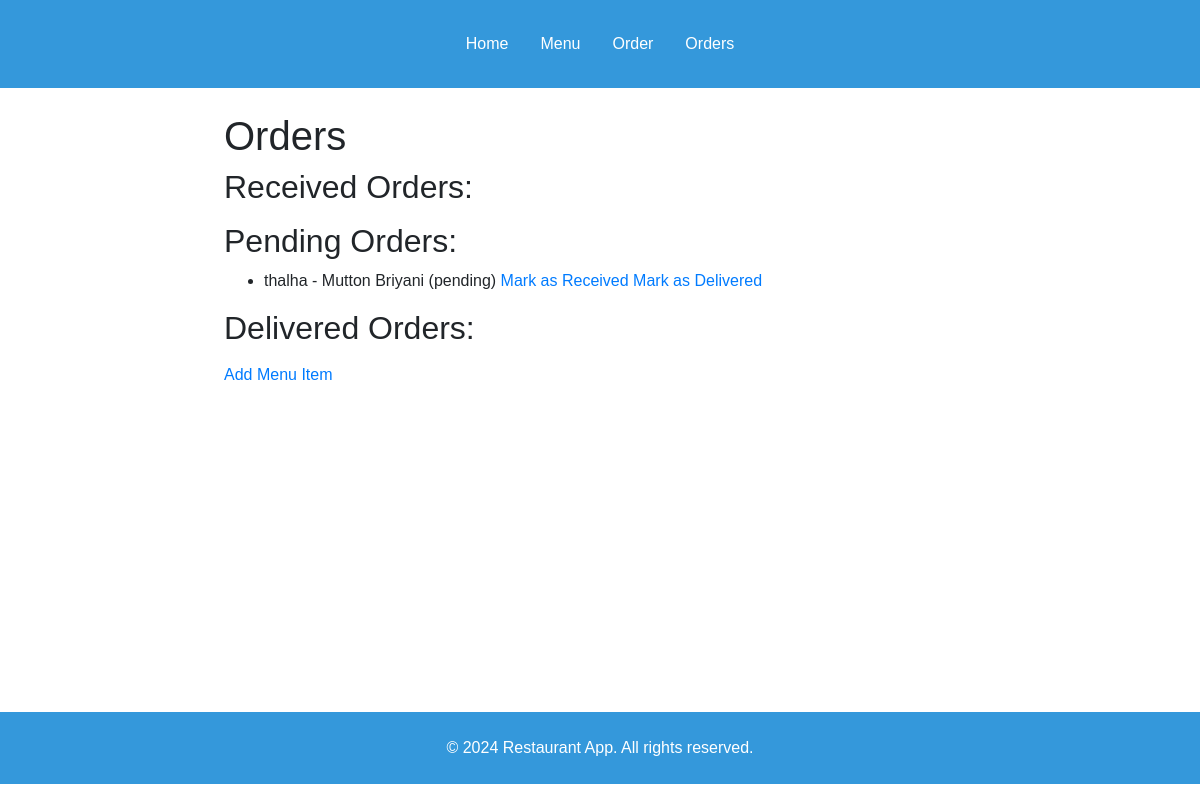
/owner, run on the app's committed database.
### app.py (models this page shows, shortened)
class Order(db.Model):
    id = db.Column(db.Integer, primary_key=True)
    customer_id = db.Column(db.Integer, db.ForeignKey('customer.id'), nullable=False)
    customer = db.relationship('Customer', backref=db.backref('orders', lazy=True))
    menu_item_id = db.Column(db.Integer, db.ForeignKey('menu_item.id'), nullable=False)
    menu_item = db.relationship('MenuItem', backref=db.backref('orders', lazy=True))
    status = db.Column(db.String(50), nullable=False, default='pending')

class Customer(db.Model):
    id = db.Column(db.Integer, primary_key=True)
    name = db.Column(db.String(100), nullable=False)
    email = db.Column(db.String(100), nullable=False, unique=True)

class MenuItem(db.Model):
    id = db.Column(db.Integer, primary_key=True)
    name = db.Column(db.String(100), nullable=False)
    price = db.Column(db.Float, nullable=False)

### app.py (the view)
@app.route('/owner')
def owner():
    orders = Order.query.all()
    received_orders = [order for order in orders if order.status == 'received']
    pending_orders = [order for order in orders if order.status == 'pending']
    delivered_orders = [order for order in orders if order.status == 'delivered']
    return render_template('owner.html', received_orders=received_orders, pending_orders=pending_orders, delivered_orders=delivered_orders)

### templates/owner.html (shortened to what this page needs)
{% extends "base.html" %}
{% block content %}
    <h1>Orders</h1>
    <h2>Received Orders:</h2>
    <h2>Pending Orders:</h2>
    <ul>
    {% for order in pending_orders %}
        <li>{{ order.customer.name }} - {{ order.menu_item.name }} ({{ order.status }}) <a href="{{ url_for('update_status', order_id=order.id, status='received') }}">Mark as Received</a> <a href="{{ url_for('update_status', order_id=order.id, status='delivered') }}">Mark as Delivered</a></li>
    {% endfor %}
    </ul>
    <h2>Delivered Orders:</h2>
    <p><a href="{{ url_for('menu_app') }}">Add Menu Item</a></p>
{% endblock %}

### static/styles.css (style rules this page uses)
body { font-family: Arial, sans-serif; }

### data on the page
Order: customer.name "thalha", menu_item.name "Mutton Briyani", status "pending"
